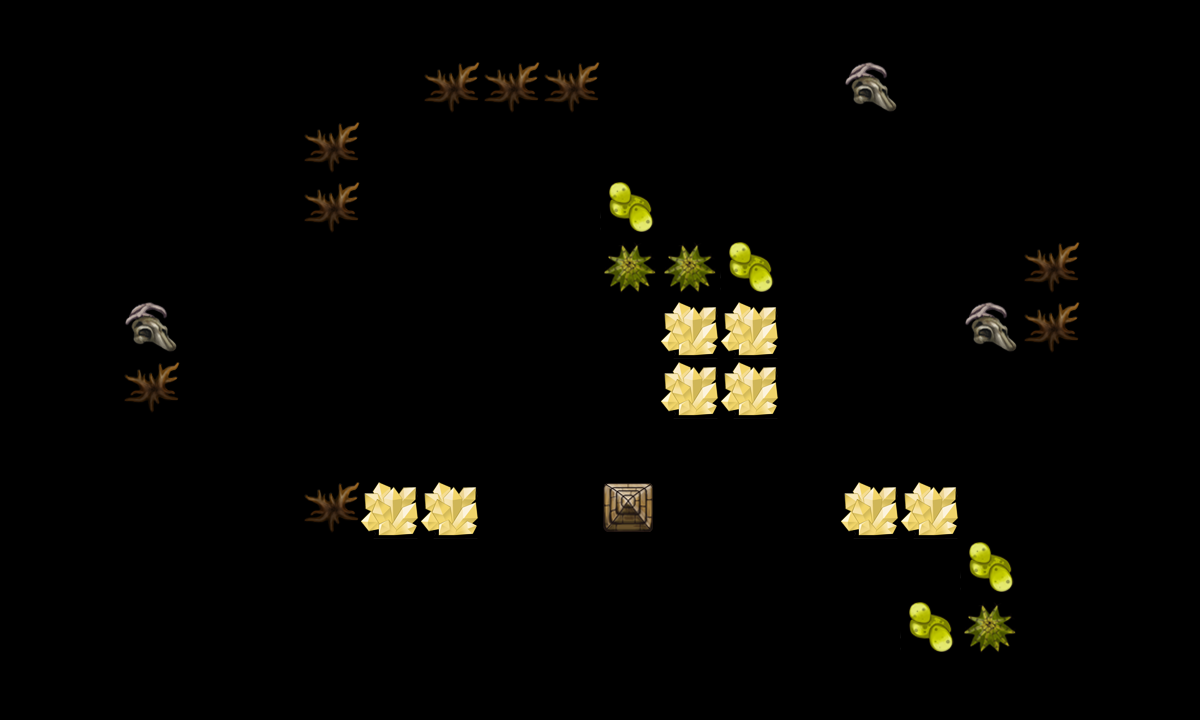

A 2D game scene composited from a Tiled map and its tileset images. What follows is a short description and the map's XML, with each tile layer's data collapsed to a summary:
An orthogonal 20x12 tile map with 60x60 px tiles, 2 tile layers (canDes, cannotDes) and 16 objects (re3, re1, re2, tankpoint, re4, ...).

<map version="1.0" orientation="orthogonal" width="20" height="12" tilewidth="60" tileheight="60">
 <tileset firstgid="1" name="tmw_desert_spacing" tilewidth="60" tileheight="60">
  <image source="tmw_desert_spacing.png" width="480" height="300" />
  <tile id="30">
   <properties>
    <property name="canDes" value="1" />
   </properties>
  </tile>
 </tileset>
 <layer name="canDes" width="20" height="12">
  <data>[240 cells, 20 non-empty, 5 distinct tile ids]</data>
 </layer>
 <layer name="cannotDes" width="20" height="12">
  <data>[240 cells, 8 non-empty, 1 distinct tile ids]</data>
 </layer>
 <objectgroup name="spawnPoints" width="20" height="12">
  <object name="re3" x="840" y="240" width="60" height="60" />
  <object name="re1" x="300" y="300" width="60" height="60" />
  <object name="re2" x="720" y="60" width="60" height="60" />
  <object name="tankpoint" x="600" y="600" width="60" height="60" />
  <object name="re4" x="240" y="420" width="60" height="60" />
  <object name="re5" x="840" y="360" width="60" height="60" />
  <object name="re6" x="720" y="540" width="58" height="60" />
  <object name="re7" x="482" y="242" width="56" height="56" />
 </objectgroup>
 <objectgroup name="roadPoints" width="20" height="12">
  <object name="p1" x="357" y="599" width="60" height="60" />
  <object name="p2" x="480" y="600" width="60" height="60" />
  <object name="p3" x="480" y="120" width="60" height="60" />
  <object name="p4" x="1020" y="120" width="60" height="60" />
 </objectgroup>
 <objectgroup name="bossPoint" width="20" height="12" visible="0">
  <object name="boss1" x="240" y="60" width="60" height="60" />
 </objectgroup>
 <objectgroup name="buildingPoint" width="20" height="12" visible="0">
  <object name="building1" x="540" y="60" width="60" height="60" />
 </objectgroup>
 <objectgroup name="endPoint" width="20" height="12">
  <object name="endpoint" x="540" y="360" width="60" height="60" />
 </objectgroup>
 <objectgroup name="morePoint" width="20" height="12">
  <object name="morepoint" x="180" y="120" width="60" height="60" />
 </objectgroup>
</map>
